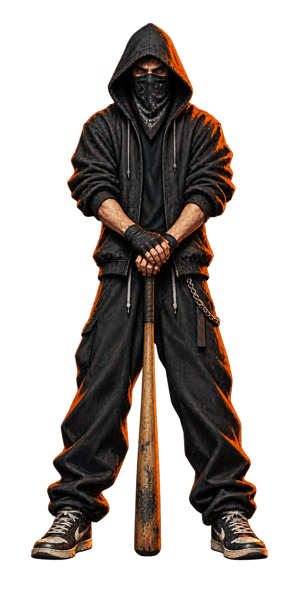
#> input picture apps/TurfWar/design/guy-inspect.png, 300 x 600 px, given in place of master-native.png, which was not available
$ python build_crossed_cast.py
#> lines starting #> are read from the running program, lines starting #| are printed output that depends on the picture; after the words box and inside, x2 and y2 are one past the last pixel; in counts of white or black regions, pixels touching at a corner belong together
### apps/TurfWar/design/build_master_cast.py
"""Cut native full-figure masters without ever resizing an individual body part.

All visible pixels come from one uniformly registered master per character.
Native painted body underlays are used only underneath those visible pixels.
The reconstruction gate rejects silhouette or colour drift from the master.
"""
from pathlib import Path
import argparse, json, subprocess, sys
import numpy as np
from PIL import Image, ImageDraw, ImageFilter
from scipy.ndimage import binary_dilation, binary_erosion, binary_fill_holes, label, distance_transform_edt
from build_crossed_cast import clean, install, KIT, APP, D

SRC=D/'_incoming/street_cast_crossed_v2'
SIZE=(1024,2048)
ORDER={'mg':['prop_bat','body','arm_l','arm_r','head','dangle_chain','dangle_mask'],
       'fg':['body','arm_r','arm_l','head','prop_cigar','dangle_smoke']}
# Measured on source/master-grid.jpg. These are selection masks, never new art.
CUTS={
 'mg':[
  ('prop_bat',[(90,280),(270,280),(365,480),(410,580),(300,645),(90,420)]),
  ('prop_bat',[(738,965),(802,970),(902,1155),(808,1205),(750,1095)]),
  ('dangle_mask',[(670,529),(712,520),(725,588),(686,609),(660,583)]),
  ('head',[(270,160),(770,160),(770,582),(703,605),(661,594),(630,581),(607,594),(569,576),(546,551),(511,593),(453,582),(420,561),(391,554),(363,536),(327,529),(314,502),(298,490),(290,460),(300,420),(280,390)]),
  ('dangle_chain',[(414,551),(455,572),(500,616),(564,652),(607,622),(638,574),(681,570),(672,639),(650,690),(638,721),(650,773),(538,791),(518,716),(464,686),(419,615)]),
  # The rear left hand rests on the opposite upper arm and must be selected
  # before the foreground right sleeve surrounding it.
  ('arm_l',[(390,690),(440,697),(457,719),(468,746),(483,773),(424,776),(393,753),(385,728)]),
  ('arm_r',[(176,635),(280,565),(353,550),(403,568),(430,620),(445,691),(435,754),(472,781),(527,773),(568,765),(629,776),(669,783),(692,776),(739,803),(727,833),(673,866),(650,911),(601,939),(500,965),(420,971),(328,957),(259,928),(217,882),(174,839)]),
  ('arm_l',[(690,601),(790,616),(811,667),(839,690),(869,762),(910,842),(900,900),(869,949),(810,993),(732,1006),(625,990),(569,963),(650,919),(673,862),(741,817),(690,776),(639,787),(650,719),(681,659)]),
 ],
 'fg':[
  ('dangle_smoke',[(225,230),(315,230),(318,380),(292,406),(261,389),(230,335)]),
  ('prop_cigar',[(257,394),(370,370),(383,399),(320,429),(263,441)]),
  ('head',[(310,170),(655,170),(652,357),(682,391),(651,436),(612,475),(570,497),(520,524),(464,515),(418,503),(389,491),(344,474),(325,436),(333,417),(364,409),(361,388),(337,379),(334,344),(316,313)]),
  ('arm_r',[(529,746),(577,698),(633,666),(676,659),(711,676),(732,703),(717,731),(700,759),(683,781),(636,771),(580,759)]),
  ('arm_l',[(650,620),(746,567),(842,541),(904,567),(902,653),(879,701),(900,756),(868,821),(830,876),(790,926),(749,957),(701,981),(600,975),(499,947),(399,929),(339,904),(326,881),(331,829),(275,828),(220,813),(207,764),(233,719),(281,700),(332,712),(372,751),(521,778),(651,702),(701,643)]),
  ('arm_r',[(171,585),(255,550),(314,565),(330,613),(353,670),(386,716),(379,759),(338,818),(329,883),(343,920),(290,938),(168,936),(111,864),(95,796),(137,693)]),
 ],
}
TORSO={
 'mg':[(326,555),(681,574),(746,661),(742,1087),(329,1108),(300,944),(289,720)],
 'fg':[(342,478),(610,454),(733,564),(788,765),(789,1105),(633,1235),(310,1233),(227,1090),(262,703)],
}
JOINTS={
 'mg':{'head_top':[512,178],'neck':[530,577],'chest':[534,701],
       'waist':[523,1020],'hips':[523,1130],
       'shoulder_r':[324,623],'elbow_r':[308,859],'wrist_r':[669,816],
       'shoulder_l':[749,664],'elbow_l':[827,893],'wrist_l':[437,736]},
 'fg':{'head_top':[498,178],'neck':[497,506],'chest':[520,650],
       'waist':[520,1030],'hips':[520,1122],
       'shoulder_r':[250,611],'elbow_r':[192,848],'wrist_r':[664,715],
       'shoulder_l':[816,618],'elbow_l':[806,807],'wrist_l':[318,775]},
}
ANCHORS={'mg':{'prop_bat':[510,800],'dangle_chain':[535,590],'dangle_mask':[686,550]},
         'fg':{'prop_cigar':[370,397],'dangle_smoke':[282,403]}}

def mask(poly):
 im=Image.new('L',SIZE); ImageDraw.Draw(im).polygon(poly,fill=255)
 return np.asarray(im)>0

def master(who):
 p=SRC/who/'source/master-native.png'; im=clean(p)
#> in clean, im is the input picture: PIL image 300x600 RGBA; mean R, G, B, A 21.6, 15.5, 12.1, 92.4
#> in clean, `labels, n = label(a[:, :, 3] > 220)`:
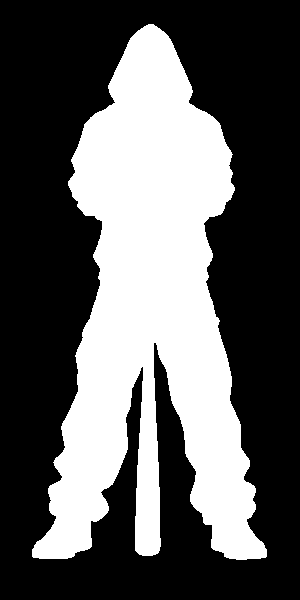
#> labels: shape (600, 300) int32; values 0 (black) and 1 (white), 36% white; 1 white region, box (x1, y1, x2, y2) and area: (32, 24, 267, 560) 64796
#> in clean, `labels, n = label(a[:, :, 3] > 220)`: n = 1
#> in clean, `counts = np.bincount(labels.ravel())`: counts = [115204, 64796]
#> in clean, `keep=binary_dilation(labels==counts.argmax(),iterations=3)`: keep: shape (600, 300) bool; 39.4% white; 1 white region, box (x1, y1, x2, y2) and area: (29, 21, 270, 563) 70974
#> in clean, `a[~keep]=0`: a: shape (600, 300, 4); 0.22% of pixels changed, all inside (x1, y1, x2, y2) = (35, 28, 283, 589)
 # A single uniform scale is the only registration allowed for all parts.
 scale=1495/im.height; width=round(im.width*scale)
#> after `scale = 1495 / im.height`: scale = 2.77
#> after `width = round(im.width * scale)`: width = 662
 assert width<=900,'Master too wide; redraw the coherent figure instead of squeezing it'
 im=im.resize((width,1495),Image.Resampling.LANCZOS)
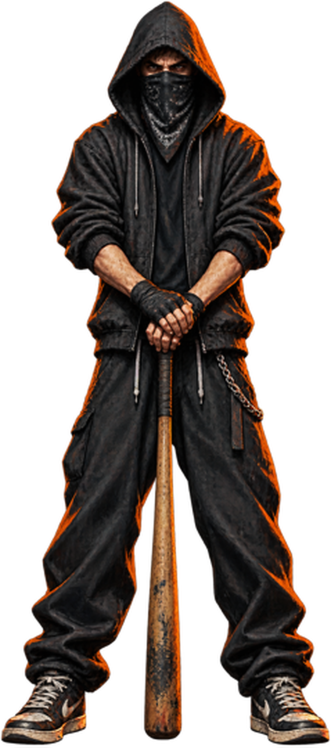
#> im: PIL image 662x1495 RGBA (shown at 1/2 size); mean R, G, B, A 31.6, 22.1, 16.9, 128.8; transparent parts drawn white
 a=np.array(im); a[:,:,3]=np.rint(a[:,:,3].astype(float)*255/254).clip(0,255).astype('uint8')
 a[:,:,3][a[:,:,3]>220]=255
 # Native output can contain enclosed alpha pinholes in a trouser/shoe fill.
 # Clean only tiny enclosed specks, never the open space between the legs.
 holes=binary_fill_holes(a[:,:,3]>16)&(a[:,:,3]<=16)
#> holes: shape (1495, 662) bool; every value is 0
 labs,n=label(holes)
#> labs: shape (1495, 662) int32; every value is 0
#> n = 0
 _,nearest=distance_transform_edt(a[:,:,3]<=220,return_indices=True)
 for k in range(1,n+1):
  m=labs==k
  if m.sum()<=400:
   a[m]=a[nearest[0][m],nearest[1][m]]
   a[:,:,3][m]=255
 a[a[:,:,3]==0]=0
#> a: shape (1495, 662, 4); mean R, G, B, A 31.6, 22.1, 16.9, 130.2
 full=Image.new('RGBA',SIZE);full.alpha_composite(Image.fromarray(a),((1024-width)//2,178))
#> after `full = Image.new('RGBA', SIZE)`: full: PIL image 1024x2048 RGBA; every value is 0
#> after `full.alpha_composite(Image.fromarray(a), ((1024 - width) // 2, 178))`:
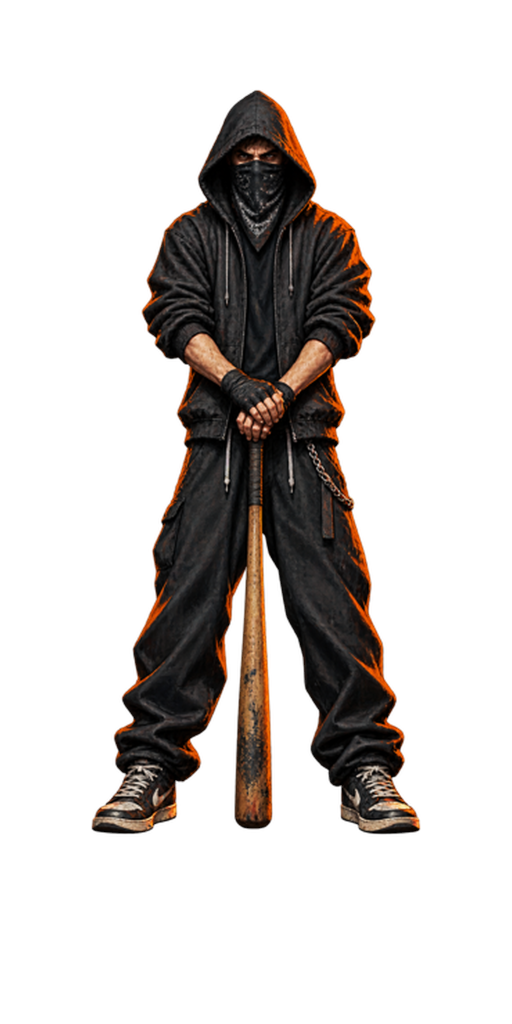
#> full: PIL image 1024x2048 RGBA (shown at 1/2 size); mean R, G, B, A 14.9, 10.4, 8, 61.4; transparent parts drawn white
 full.save(SRC/who/'source/master.png');return full,scale

def build(who):
 out=SRC/who; out.mkdir(parents=True,exist_ok=True)
 full,scale=master(who); px=np.array(full); alpha=px[:,:,3]
#> after `full, scale = master(who)`: scale = 2.77
 owner=np.full(alpha.shape,-1,dtype=np.int8)
 for name,poly in CUTS[who]:
  m=mask(poly)&(alpha>0)&(owner<0)
  if name=='dangle_chain' or (name=='prop_bat' and poly[0][1]<500):
   rgb=px[:,:,:3].astype(int)
   gold=(rgb[:,:,0]>140)&(rgb[:,:,1]>60)&(rgb[:,:,1]<rgb[:,:,0]*.86)&(rgb[:,:,2]<130)
   m &= binary_dilation(gold,iterations=12 if name=='prop_bat' else 4)
  owner[m]=ORDER[who].index(name)
#> m: shape (2048, 1024) bool; 0.81% white; 13 white regions (9 under 20 px), largest, box (x1, y1, x2, y2) and area: (641, 604, 755, 782) 9081, (569, 863, 716, 1004) 7759, (698, 961, 700, 978) 31, (756, 634, 758, 646) 23
 # Any unclaimed outer ink beside the torso belongs to a neighbouring
 # sleeve/head, never to a second stationary arm on the body underlayer.
 yy,xx=np.indices(alpha.shape)
 loose=(alpha>0)&(owner<0)
#> loose: shape (2048, 1024) bool; 15.4% white; 101 white regions (57 under 20 px), largest, box (x1, y1, x2, y2) and area: (181, 899, 843, 1671) 280363, (309, 524, 689, 781) 39295, (710, 592, 747, 609) 345
 if who=='mg':
  batLoose=loose&(yy<620)&(xx<350)
#> batLoose: shape (2048, 1024) bool; 0.04% white; 2 white regions (1 under 20 px), largest, box (x1, y1, x2, y2) and area: (309, 524, 350, 559) 846
  owner[batLoose]=ORDER[who].index('prop_bat')
#> owner: shape (2048, 1024) int8; min -1, max 6, mean -0.553
  loose=(alpha>0)&(owner<0)
#> loose: shape (2048, 1024) bool; 15.4% white; 100 white regions (56 under 20 px), largest, box (x1, y1, x2, y2) and area: (181, 899, 843, 1671) 280363, (350, 534, 689, 781) 38449, (710, 592, 747, 609) 345
 headLoose=loose&(yy<(560 if who=='mg' else 490))
#> headLoose: shape (2048, 1024) bool; 0.03% white; 2 white regions, box (x1, y1, x2, y2) and area: (350, 534, 412, 560) 629, (540, 552, 553, 560) 57
 owner[headLoose]=ORDER[who].index('head')
#> owner: shape (2048, 1024) int8; min -1, max 6, mean -0.552
 loose=(alpha>0)&(owner<0)
#> loose: shape (2048, 1024) bool; 15.3% white; 100 white regions (56 under 20 px), largest, box (x1, y1, x2, y2) and area: (181, 899, 843, 1671) 280363, (382, 560, 689, 781) 37763, (710, 592, 747, 609) 345
 outer=loose&~mask(TORSO[who])&(yy<(1008 if who=='mg' else 982))
#> in mask (call 9), `ImageDraw.Draw(im).polygon(poly, fill=255)`: im: PIL image 1024x2048 L; 11.1% white; 1 white region, box (x1, y1, x2, y2) and area: (289, 555, 747, 1109) 232100
#> outer: shape (2048, 1024) bool; 0.03% white; 4 white regions (1 under 20 px), largest, box (x1, y1, x2, y2) and area: (710, 592, 747, 609) 345, (534, 560, 561, 568) 151, (747, 590, 752, 610) 49
 dl=distance_transform_edt(owner!=ORDER[who].index('arm_l'))
 dr=distance_transform_edt(owner!=ORDER[who].index('arm_r'))
 owner[outer&(dl<dr)]=ORDER[who].index('arm_l')
#> owner: shape (2048, 1024) int8; min -1, max 6, mean -0.551
 owner[outer&(dr<=dl)]=ORDER[who].index('arm_r')
#> owner: shape (2048, 1024) int8; min -1, max 6, mean -0.551
 owner[(alpha>0)&(owner<0)]=ORDER[who].index('body')
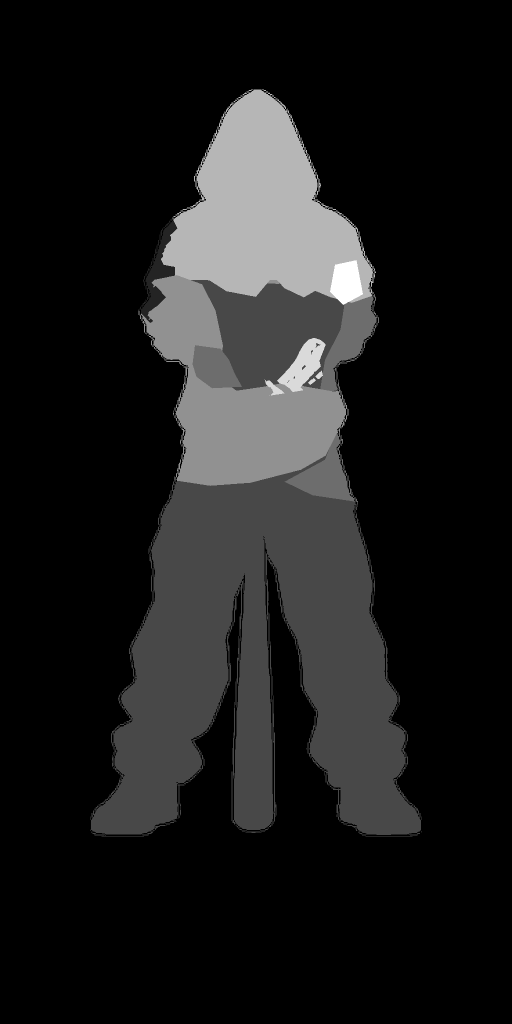
#> owner: shape (2048, 1024) int8 (shown at 1/2 size); min -1, max 6, mean -0.245; drawn with min black and max white

 # Native painted armless torso from the previous delivery. Its visible pixels
 # are NOT used; it only supplies the shirt/coat hidden under the crossed arms.
 under=clean(D/f'_incoming/street_cast_crossed/{who}/source/body.png')
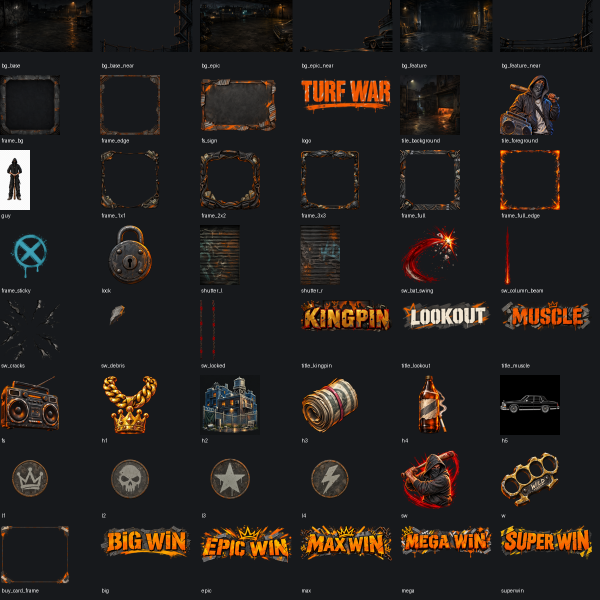
#> input picture apps/TurfWar/design/turf-all-review.png, 1200 x 1200 px, given in place of body.png, which was not available (shown at 1/2 size)
#> in clean (call 2), `labels, n = label(a[:, :, 3] > 220)`: labels: shape (1200, 1200) int32; every value is 1
#> in clean (call 2), `counts = np.bincount(labels.ravel())`: counts = [0, 1440000]
#> in clean (call 2), `keep=binary_dilation(labels==counts.argmax(),iterations=3)`: keep: shape (1200, 1200) bool; every value is 1
 factor=1350/under.height
#> factor = 1.12
 under=under.resize((round(under.width*factor),1350),Image.Resampling.LANCZOS)
 canvas=Image.new('RGBA',SIZE);canvas.alpha_composite(under,((1024-under.width)//2,323))
 painted=np.array(canvas)
 torso=mask(TORSO[who])&(alpha==255)
#> torso: shape (2048, 1024) bool; 8.9% white; 1 white region, box (x1, y1, x2, y2) and area: (301, 555, 743, 1109) 186367
 # Extend an already painted underlayer only within the covered torso mask.
 valid=painted[:,:,3]>220
#> valid: shape (2048, 1024) bool; 65.9% white; 2 black regions, box (x1, y1, x2, y2) and area: (0, 1673, 1024, 2048) 384000, (0, 0, 1024, 323) 330752
 _,indices=distance_transform_edt(~valid,return_indices=True)
 filled=painted[indices[0],indices[1]];filled[:,:,3]=255
#> after `filled = painted[indices[0], indices[1]]`:
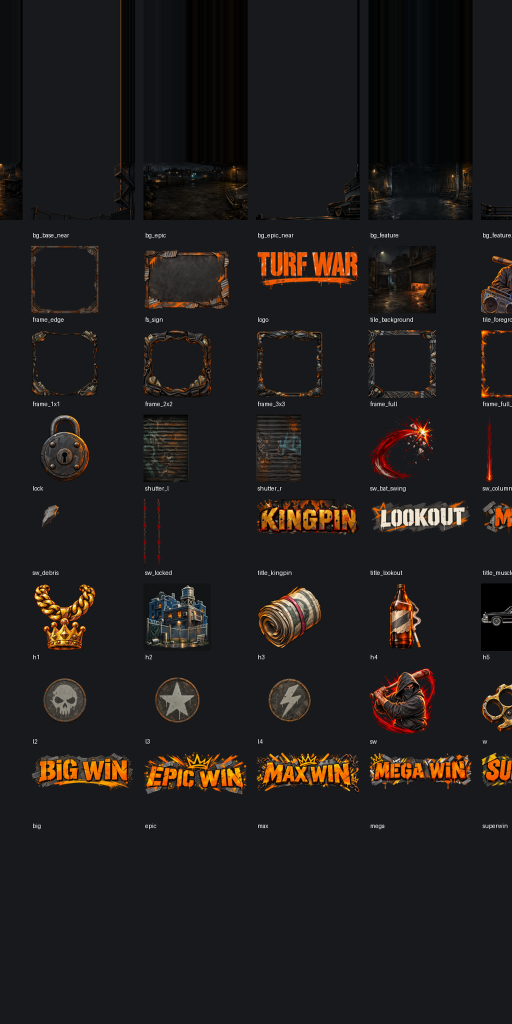
#> filled: shape (2048, 1024, 4) (shown at 1/2 size); mean R, G, B, A 31.6, 28.9, 27.9, 255
 # Preserve original ink at cut seams underneath the antialiased edges.
 seam=np.zeros(alpha.shape,dtype=bool)
 for k in range(len(ORDER[who])):
  own=owner==k
  seam |= binary_dilation(own,iterations=2)&binary_dilation((owner>=0)&~own,iterations=2)
#> this loop made 7 passes
#> pass 2, in build, `seam |= binary_dilation(own,iterations=2)&binary_dilation((owner>=0)&~..`:
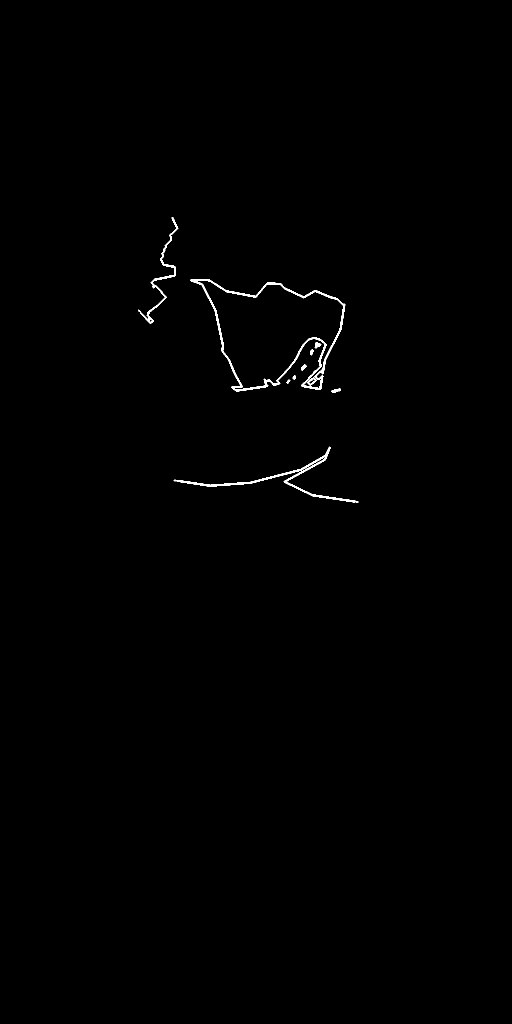
#> seam: shape (2048, 1024) bool (shown at 1/2 size); 0.4% white; 10 white regions, largest, box (x1, y1, x2, y2) and area: (380, 558, 691, 783) 4409, (347, 893, 717, 1006) 2226, (276, 434, 357, 648) 1216
 seam &= (alpha==255)&(owner>=0)
 images={}
 for i,name in enumerate(ORDER[who]):
  a=np.zeros_like(px); own=owner==i; a[own]=px[own]
  if name=='body':
   hidden=torso&(owner>i)
   a[hidden]=filled[hidden]
   a[seam]=px[seam]
   holes=binary_fill_holes(a[:,:,3]>16)&(a[:,:,3]<=16)&(alpha==255)&(owner>i)
   a[holes]=filled[holes]
  else:
   # Part extensions are hidden beneath later parts, never outside the master.
   above=(owner>i)&(alpha==255)
   reach=35 if name=='head' else 18 if name.startswith('arm_') else 0
   if reach:
    dist,ix=distance_transform_edt(~own,return_indices=True)
    hidden=above&(dist<=reach)
    a[hidden]=px[ix[0][hidden],ix[1][hidden]]
   # Antialias selection boundaries, retaining the original outer silhouette.
   other=(owner>=0)&(owner!=i)
   cut=binary_dilation(other,iterations=2)&binary_dilation(own,iterations=2)&(alpha==255)&binary_erosion(alpha>0,iterations=3)
   soft=np.array(Image.fromarray(a[:,:,3]).filter(ImageFilter.GaussianBlur(.5)))
   a[:,:,3][cut]=np.minimum(soft[cut],alpha[cut])
   partial=cut&(a[:,:,3]>0)&(a[:,:,3]<255)
   a[:,:,:3][partial]=px[:,:,:3][partial]
  a[:,:,:3][seam&(a[:,:,3]>0)]=px[:,:,:3][seam&(a[:,:,3]>0)]
  a[a[:,:,3]==0]=0
  images[name]=Image.fromarray(a)
  images[name].save(out/f'{name}.png',optimize=True)
#> after the loop, images = 7 items
 rebuilt=Image.new('RGBA',SIZE)
 for name in ORDER[who]:rebuilt.alpha_composite(images[name])
 rebuilt.save(out/'full.png',optimize=True)
 actual=np.array(rebuilt).astype(int); target=px.astype(int)
 delta=np.abs(actual-target)
 # A cut cannot alter the original proportion, silhouette or rest-pose colour.
 assert np.array_equal(actual[:,:,3]>16,target[:,:,3]>16),'Master silhouette changed'
 assert delta.max()<=1,f'Master changed by {delta.max()} levels'
 report={'uniformScale':scale,'partScaleOverrides':{},'silhouetteIoU':1.0,
         'maxPixelError':int(delta.max()),'nativeMaster':'source/master-native.png'}
 (out/'proportion-check.json').write_text(json.dumps(report,indent=2)+'\n')
 spec={'version':1,'archetype':'miami_green_guy','size':list(SIZE),
       'feet_y':1673,'top_y':178,'sides':'anatomical','mirrored':False,
       'order':ORDER[who],'joints':JOINTS[who],'anchors':ANCHORS[who],
       'arms':{'l':'crossed','r':'crossed'},
       'provenance':'Native imagegen full master; uniform scale only, polygon partition. Painted torso underlayer remains fully hidden at rest. No independent part resizing.'}
 (out/'layers.json').write_text(json.dumps(spec,indent=2)+'\n')
#> (the run stopped early here; a loop or call above may not have finished)
